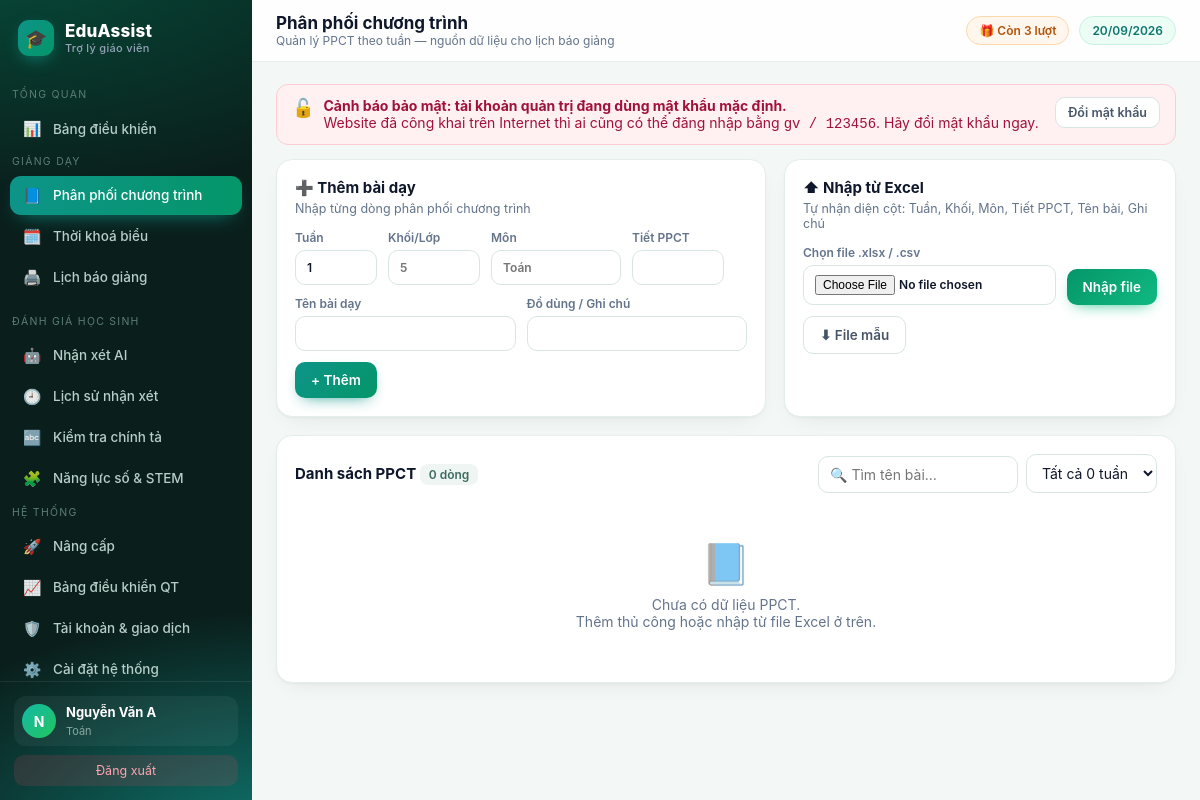
Page /ppct (signed in) on the committed database.
### tables this page shows
CREATE TABLE teacher(
  id INTEGER PRIMARY KEY AUTOINCREMENT,
  username TEXT UNIQUE NOT NULL,
  password TEXT NOT NULL,
  fullname TEXT,
  school TEXT,
  subject TEXT,
  role TEXT DEFAULT 'teacher',
  email TEXT,
  phone TEXT,                      -- so dien thoai nhan tin nhan ma kich hoat
  google_sub TEXT,
  avatar TEXT,
  used INTEGER DEFAULT 0,          -- so luot da dung
  bought INTEGER DEFAULT 0,        -- so luot mua them (goi le 10k)
  expires TEXT,                    -- han su dung goi tra phi (ISO date)
  created TEXT
);

### app/core.py (the view, shortened to what this page needs)
@bp.route("/ppct", methods=["GET", "POST"])
@login_required
def ppct():
    db, uid = get_db(), session["uid"]
    tuan = request.args.get("tuan", "")
    q = "SELECT * FROM ppct WHERE teacher_id=?"
    p = [uid]
    if tuan:
        q += " AND tuan=?"; p.append(tuan)
    rows = db.execute(q + " ORDER BY tuan, mon, tiet_pp", p).fetchall()
    tuans = [r[0] for r in db.execute("SELECT DISTINCT tuan FROM ppct WHERE teacher_id=? ORDER BY tuan", (uid,))]
    return render_template("ppct.html", rows=rows, tuan=tuan, tuans=tuans)

### app/auth.py (called while the page is built, shortened)
def _chuan_hoa_base(gia_tri):
    gia_tri = (gia_tri or '').strip().rstrip('/')
    if not gia_tri:
        return ''
    try:
        u = urlsplit(gia_tri)
        if u.scheme != 'https' or not u.hostname or u.username or u.password:
            return ''
        if u.query or u.fragment or u.path:
            return ''
        if '.' not in u.hostname:
            return ''
    except ValueError:
        return ''
    return 'https://' + ten

def base_tu_request():
    try:
        if request.scheme != 'https':
            return ''
        return _chuan_hoa_base('https://' + request.host)
    except Exception:
        return ''

def danh_sach_base():
    ra = []
    for phan in (CFG.get('PUBLIC_BASE_URL', '') or '').split(','):
        b = _chuan_hoa_base(phan)
        if b and b not in ra:
            ra.append(b)
    return ra

def google_base_url():
    ds = danh_sach_base()
    hien_tai = base_tu_request()
    if hien_tai and (hien_tai in ds or not ds):
        return hien_tai
    return ds[0] if ds else ''

def google_callback_url():
    base = google_base_url()
    return base + '/login/google/callback' if base else ''

def google_bat():
    return bool(CFG.get('GOOGLE_CLIENT_ID') and CFG.get('GOOGLE_CLIENT_SECRET') and google_callback_url())

def login_required(f):
    @wraps(f)
    def w(*a, **k):
        if not current_user():
            session.clear()
            return redirect(url_for('auth.login', next=request.path))
        return f(*a, **k)
    return w

def current_user():
    if session.get('uid'):
        return get_db().execute('SELECT * FROM teacher WHERE id=?', (session['uid'],)).fetchone()

### app/core.py (called while the page is built)
@bp.app_context_processor
def inject():
    u = current_user()
    return {"user": u, "THU_NAME": THU_NAME, "PROVIDERS": AI.PROVIDERS,
            "timedelta": datetime.timedelta,
            "now": datetime.date.today(), "BL": BL,
            "is_pro": BL.is_pro(u), "remaining": BL.remaining(u),
            "days_left": BL.days_left(u), "FREE_QUOTA": BL.FREE_QUOTA,
            "CFG": CFG, "google_enabled": google_bat(), "google_callback_url": google_callback_url(),
            "SITE_NAME": CFG.get("SITE_NAME", "EduAssist"),
            "SITE_TAGLINE": CFG.get("SITE_TAGLINE", "Trợ lý giáo viên"),
            "SITE_LOGO": CFG.get("SITE_LOGO", "🎓"),
            "so_viec_admin": _viec_admin(u),
            "canh_bao_mk": _mk_mac_dinh(u)}

### app/modules/config.py (called while the page is built, shortened)
def _lam_moi():
    if time.time() - _lan_nap < TTL:
        return

### app/templates/ppct.html (shortened to what this page needs)
{% extends 'base.html' %}
{% block head %}Phân phối chương trình
{% endblock %}
{% block crumb %}Quản lý PPCT theo tuần — nguồn dữ liệu cho lịch báo giảng
{% endblock %}
{% block body %}
<div class="g2">
 <div class="card">
  <h3>➕ Thêm bài dạy</h3><p class="sub">Nhập từng dòng phân phối chương trình</p>
  <form method="post" class="row">
   <label class="f">Tuần<input name="tuan" type="number" min="1" value="{{tuan or 1}}" style="width:82px" required></label>
   <label class="f">Khối/Lớp<input name="khoi" style="width:92px" placeholder="5"></label>
   <label class="f">Môn<input name="mon" required style="width:130px" placeholder="Toán"></label>
   <label class="f">Tiết PPCT<input name="tiet_pp" type="number" style="width:92px"></label>
   <label class="f" style="flex:1;min-width:200px">Tên bài dạy<input name="ten_bai" required></label>
   <label class="f" style="flex:1;min-width:160px">Đồ dùng / Ghi chú<input name="ghi_chu"></label>
   <button>+ Thêm</button>
  </form>
 </div>
 <div class="card">
  <h3>⬆ Nhập từ Excel</h3><p class="sub">Tự nhận diện cột: Tuần, Khối, Môn, Tiết PPCT, Tên bài, Ghi chú</p>
  <form method="post" enctype="multipart/form-data" class="row">
   <label class="f" style="flex:1;min-width:200px">Chọn file .xlsx / .csv<input type="file" name="file" accept=".xlsx,.xls,.csv" required></label>
   <button class="ok">Nhập file</button>
   <a class="btn sec" href="{{url_for('core.mau_excel', kind='ppct')}}">⬇ File mẫu</a>
  </form>
 </div>
</div>
<div class="card">
 <div class="chead">
  <h3>Danh sách PPCT <span class="chip">{{rows|length}} dòng</span></h3>
  <form method="get" class="row" style="gap:8px">
   <input id="q" placeholder="🔍 Tìm tên bài…" style="width:200px" onkeyup="flt()">
   <select name="tuan" onchange="this.form.submit()">
    <option value="">Tất cả {{tuans|length}} tuần</option>
   </select></form>
 </div>
 {% if rows %}
 <div class="tbl-wrap" style="max-height:620px;overflow-y:auto"><table id="tp">
  <thead style="position:sticky;top:0;z-index:2"><tr><th>Tuần</th><th>Khối</th><th>Môn</th><th>Tiết PPCT</th><th>Tên bài dạy</th><th>Ghi chú</th><th></th></tr></thead>
  <tbody>{% for r in rows %}<tr data-k="{{ ((r['ten_bai'] or '') ~ ' ' ~ (r['mon'] or ''))|lower }}">
   <td><span class="chip">T{{r['tuan']}}</span></td><td>{{r['khoi'] or '—'}}</td>
   <td><b>{{r['mon']}}</b></td><td>{{r['tiet_pp'] or '—'}}</td><td>{{r['ten_bai']}}</td>
   <td class="muted">{{r['ghi_chu'] or ''}}</td>
   <td style="text-align:right"><form method="post" onsubmit="return confirm('Xoá bài này?')">
    <input type="hidden" name="act" value="del"><input type="hidden" name="id" value="{{r['id']}}">
    <button class="dan">Xoá</button></form></td></tr>{% endfor %}</tbody></table></div>
 {% else %}<div class="empty"><span class="e">📘</span>Chưa có dữ liệu PPCT.<br>Thêm thủ công hoặc nhập từ file Excel ở trên.</div>{% endif %}
</div>
{% endblock %}

### app/templates/base.html (shortened to what this page needs)
<!doctype html>
<html lang="vi"><head>
</head><body>
{% if user %}
<div class="shell">
<aside id="sb">
  <div class="brand"><span class="mk">{{SITE_LOGO}}</span><span>{{SITE_NAME}}<small>{{SITE_TAGLINE}}</small></span></div>
  {% set ep = request.endpoint %}
  <div class="navgrp">Tổng quan</div>
  <nav>
    <a href="{{url_for('core.dashboard')}}" class="{{'on' if ep=='core.dashboard'}}"><i>📊</i>Bảng điều khiển</a>
  </nav>
  <div class="navgrp">Giảng dạy</div>
  <nav>
    <a href="{{url_for('core.ppct')}}" class="{{'on' if ep=='core.ppct'}}"><i>📘</i>Phân phối chương trình</a>
    <a href="{{url_for('core.tkb')}}" class="{{'on' if ep=='core.tkb'}}"><i>🗓️</i>Thời khoá biểu</a>
    <a href="{{url_for('core.bao_giang')}}" class="{{'on' if ep=='core.bao_giang'}}"><i>🖨️</i>Lịch báo giảng</a>
  </nav>
  <div class="navgrp">Đánh giá học sinh</div>
  <nav>
    <a href="{{url_for('core.nhan_xet')}}" class="{{'on' if ep=='core.nhan_xet'}}"><i>🤖</i>Nhận xét AI</a>
    <a href="{{url_for('core.lich_su')}}" class="{{'on' if ep=='core.lich_su'}}"><i>🕘</i>Lịch sử nhận xét</a>
    <a href="{{url_for('core.chinh_ta')}}" class="{{'on' if ep=='core.chinh_ta'}}"><i>🔤</i>Kiểm tra chính tả</a>
    {% for m in (PLUGIN_MENUS or []) %}<a href="{{url_for(m.endpoint)}}" class="{{'on' if ep==m.endpoint}}"><i>{{m.icon}}</i>{{m.label}}</a>{% endfor %}
  </nav>
  <div class="navgrp">Hệ thống</div>
  <nav>
    <a href="{{url_for('core.nang_cap')}}" class="{{'on' if ep=='core.nang_cap'}}"><i>{{ '👑' if is_pro else '🚀' }}</i>{{ 'Gói của tôi' if is_pro else 'Nâng cấp' }}</a>
    {% if user['role']=='admin' %}
    <a href="{{url_for('core.qt_dashboard')}}" class="{{'on' if ep=='core.qt_dashboard'}}"><i>📈</i>Bảng điều khiển QT
      </a>
    <a href="{{url_for('core.quan_tri')}}" class="{{'on' if ep=='core.quan_tri'}}"><i>🛡️</i>Tài khoản &amp; giao dịch</a>
    <a href="{{url_for('core.qt_caidat')}}" class="{{'on' if ep=='core.qt_caidat'}}"><i>⚙️</i>Cài đặt hệ thống</a>
    {% endif %}
  </nav>
  <div class="side-foot">
    <div class="me">{% if user['avatar'] %}<img class="av" src="{{user['avatar']}}" alt="" style="object-fit:cover">
      {% else %}<div class="av">{{ (user['fullname'] or user['username'])[0]|upper }}</div>{% endif %}
      <div><b>{{user['fullname'] or user['username']}}</b><span>{{user['subject'] or 'Giáo viên'}}</span></div></div>
    <a class="logout" href="{{url_for('auth.logout')}}">Đăng xuất</a>
  </div>
</aside>
<main>
  <div class="topbar">
    <div><h1>{% block head %}Bảng điều khiển{% endblock %}</h1>
    <div class="crumb">{% block crumb %}{% endblock %}</div></div>
    <div class="sp">
      {% if is_pro %}
        <a href="{{url_for('core.nang_cap')}}" class="pill" style="background:linear-gradient(135deg,#0d9488,#059669);
          color:#fff;border:0">👑 Không giới hạn · còn {{days_left}} ngày</a>
      {% else %}
        <a href="{{url_for('core.nang_cap')}}" class="pill" style="background:{{'#fff1f2' if remaining==0 else '#fff7ed'}};
          color:{{'#be123c' if remaining==0 else '#b45309'}};border:1px solid {{'#fecdd3' if remaining==0 else '#fed7aa'}}">
          {{ '🔒 Hết lượt — Nâng cấp' if remaining==0 else '🎁 Còn ' ~ remaining ~ ' lượt' }}</a>
      {% endif %}
      <span class="pill">{{ now.strftime('%d/%m/%Y') }}</span></div>
  </div>
  <div class="wrap">
  {% if canh_bao_mk %}
  <div class="flash err" style="align-items:flex-start">
   <span style="font-size:18px">🔓</span>
   <div style="flex:1;font-weight:400"><b>Cảnh báo bảo mật: tài khoản quản trị đang dùng mật khẩu mặc định.</b><br>
    Website đã công khai trên Internet thì ai cũng có thể đăng nhập bằng <code>gv / 123456</code>.
    Hãy đổi mật khẩu ngay.</div>
   <a class="btn sec sm" href="{{url_for('core.cai_dat')}}#doimk">Đổi mật khẩu</a>
  </div>
  {% endif %}
  {% block body %}{% endblock %}
  </div>
</main>
</div>
{% else %}{% block body_anon %}{% endblock %}{% endif %}
</body></html>

### rows in the picture
teacher: fullname "N", fullname "Nguyễn Văn A", subject "Toán"

### other values in the picture
{{ SITE_LOGO }} "🎓"
{{ SITE_NAME }} "EduAssist"
{{ SITE_TAGLINE }} "Trợ lý giáo viên"
{{ m.icon }} "🧩"
{{ m.label }} "Năng lực số & STEM"
{{ '👑' if is_pro else '🚀' }} "🚀"
{{ 'Gói của tôi' if is_pro else 'Nâng cấp' }} "Nâng cấp"
{{ rows|length }} "0"
